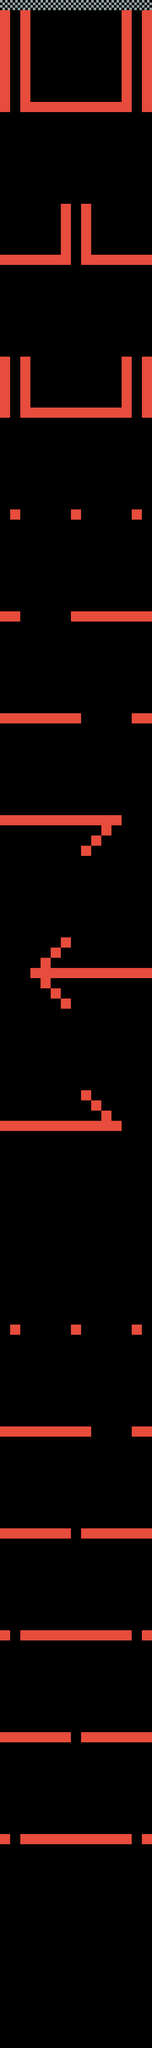

A level layout from a 2D game, rendered from its tile map. Below: a short description, then the map file with tile-grid data replaced by summaries:
An orthogonal 15x201 tile map with 48x48 px tiles, 2 tile layers (walls, finish).

<map version="1.0" orientation="orthogonal" renderorder="right-down" width="15" height="201" tilewidth="48" tileheight="48">
 <tileset firstgid="1" name="tile_set" tilewidth="48" tileheight="48">
  <image source="tile_set.png" width="144" height="96" />
 </tileset>
 <layer name="walls" width="15" height="201">
  <data>[3015 cells, 245 non-empty, 1 distinct tile ids]</data>
 </layer>
 <layer name="finish" width="15" height="201">
  <data>[3015 cells, 15 non-empty, 1 distinct tile ids]</data>
 </layer>
</map>
